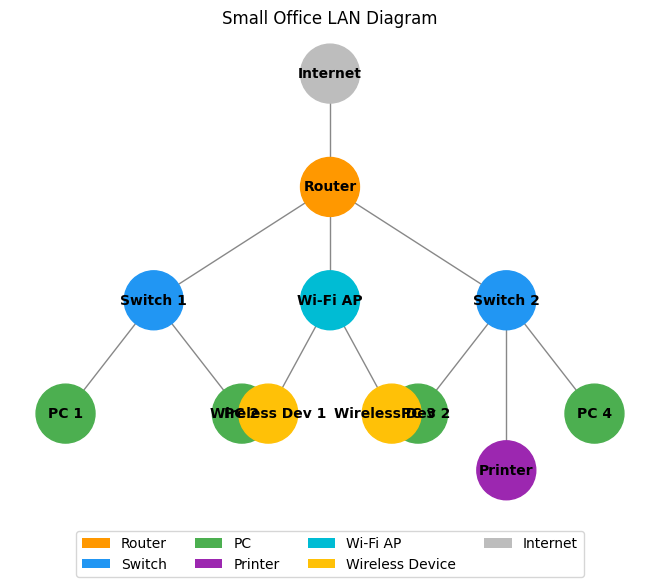

The Python source for this figure:
"""
LAN Diagram Generator
Author: idrissbado
Generates a simple network diagram for the small LAN scenario using matplotlib and networkx.
"""
import matplotlib.pyplot as plt
import networkx as nx

def draw_lan_diagram():
    G = nx.Graph()
    # Add nodes
    G.add_node('Router', type='router')
    G.add_node('Switch 1', type='switch')
    G.add_node('Switch 2', type='switch')
    for i in range(1, 5):
        G.add_node(f'PC {i}', type='pc')
    G.add_node('Printer', type='printer')
    G.add_node('Wi-Fi AP', type='ap')
    G.add_node('Wireless Dev 1', type='wifi')
    G.add_node('Wireless Dev 2', type='wifi')
    G.add_node('Internet', type='cloud')
    # Add edges
    G.add_edge('Router', 'Internet')
    G.add_edge('Router', 'Switch 1')
    G.add_edge('Router', 'Switch 2')
    for i in range(1, 3):
        G.add_edge('Switch 1', f'PC {i}')
    for i in range(3, 5):
        G.add_edge('Switch 2', f'PC {i}')
    G.add_edge('Switch 2', 'Printer')
    G.add_edge('Router', 'Wi-Fi AP')
    G.add_edge('Wi-Fi AP', 'Wireless Dev 1')
    G.add_edge('Wi-Fi AP', 'Wireless Dev 2')
    # Node positions
    pos = {
        'Internet': (0, 3),
        'Router': (0, 2),
        'Switch 1': (-2, 1),
        'Switch 2': (2, 1),
        'PC 1': (-3, 0),
        'PC 2': (-1, 0),
        'PC 3': (1, 0),
        'PC 4': (3, 0),
        'Printer': (2, -0.5),
        'Wi-Fi AP': (0, 1),
        'Wireless Dev 1': (-0.7, 0),
        'Wireless Dev 2': (0.7, 0),
    }
    # Node colors/icons
    color_map = {
        'router': '#FF9800',
        'switch': '#2196F3',
        'pc': '#4CAF50',
        'printer': '#9C27B0',
        'ap': '#00BCD4',
        'wifi': '#FFC107',
        'cloud': '#BDBDBD',
    }
    node_colors = [color_map[G.nodes[n]['type']] for n in G.nodes]
    nx.draw(G, pos, with_labels=True, node_color=node_colors, node_size=1800, font_size=10, font_weight='bold', edge_color='#888')
    # Add legend
    from matplotlib.patches import Patch
    legend_elements = [
        Patch(facecolor='#FF9800', label='Router'),
        Patch(facecolor='#2196F3', label='Switch'),
        Patch(facecolor='#4CAF50', label='PC'),
        Patch(facecolor='#9C27B0', label='Printer'),
        Patch(facecolor='#00BCD4', label='Wi-Fi AP'),
        Patch(facecolor='#FFC107', label='Wireless Device'),
        Patch(facecolor='#BDBDBD', label='Internet'),
    ]
    plt.legend(handles=legend_elements, loc='lower center', bbox_to_anchor=(0.5, -0.15), ncol=4)
    plt.title('Small Office LAN Diagram')
    plt.tight_layout()
    plt.savefig('lan_diagram.png', bbox_inches='tight')
    plt.close()
    print("LAN diagram saved as lan_diagram.png")

if __name__ == "__main__":
    draw_lan_diagram()
